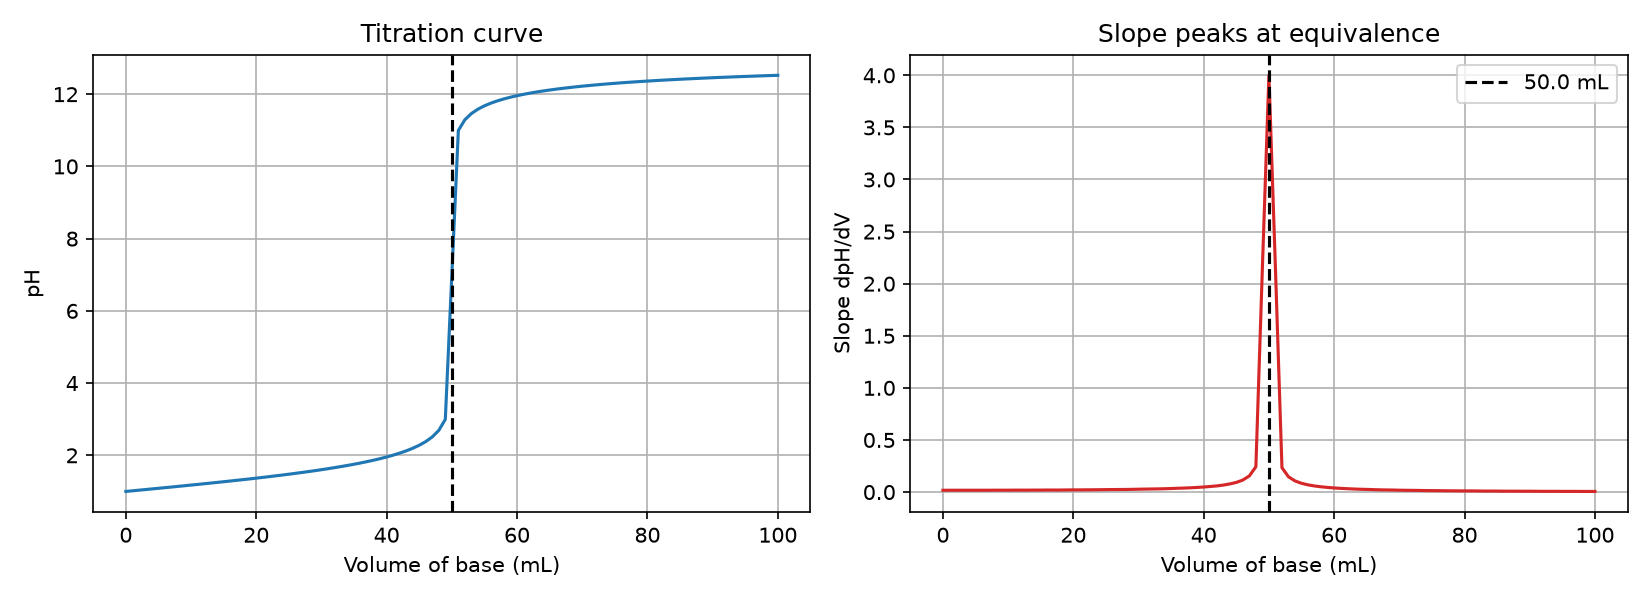

The Python source for this figure:
"""PW2 Lab B, Part 5 (bonus): titration equivalence point."""
import numpy as np
import matplotlib.pyplot as plt

data = np.loadtxt("titration.csv", delimiter=",", skiprows=1)
V = data[:, 0]
pH = data[:, 1]

slope = np.gradient(pH, V)       # d(pH)/dV
i = np.argmax(slope)             # index of the steepest point
V_eq = V[i]
print(f"Equivalence point: {V_eq:.1f} mL (pH = {pH[i]:.2f})")

fig, (ax1, ax2) = plt.subplots(1, 2, figsize=(11, 4))
ax1.plot(V, pH, color="tab:blue")
ax1.axvline(V_eq, color="black", linestyle="--")
ax1.set_xlabel("Volume of base (mL)")
ax1.set_ylabel("pH")
ax1.set_title("Titration curve")
ax1.grid(True)

ax2.plot(V, slope, color="tab:red")
ax2.axvline(V_eq, color="black", linestyle="--", label=f"{V_eq:.1f} mL")
ax2.set_xlabel("Volume of base (mL)")
ax2.set_ylabel("Slope dpH/dV")
ax2.set_title("Slope peaks at equivalence")
ax2.legend()
ax2.grid(True)

plt.tight_layout()
plt.savefig("titration.png", dpi=150)
